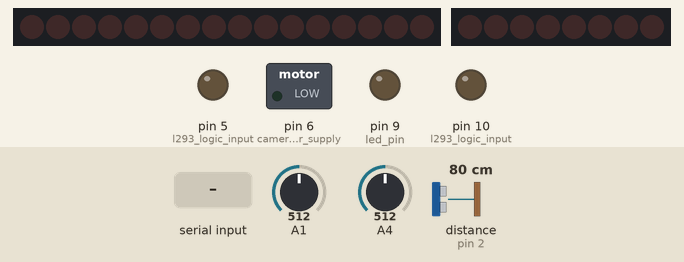
Recording of a sketch running on a simulated Arduino Uno, built with avr-gcc and run on an emulated ATmega328P. Parts: 16 shift-register outputs drawn as a row of LEDs (first output left, lit = HIGH), 8 shift-register outputs drawn as a row of LEDs (first output left, lit = HIGH), switched loads named in the sketch (green lamp = pin HIGH), output pins drawn as LEDs (lit = HIGH). Wiring (inferred from the names in the program): 2 × shift register (74HC595): data pin 11; shift clock pin 12; latch pin 8; shift register (74HC595): data pin 7; shift clock pin 13. Wiring (inferred from the signals the program sends): 2 × row of LEDs: on Q0, Q1, Q2, Q3, Q4, Q5, Q6, Q7, Q8, Q9, Q10, Q11, Q12, Q13, Q14, Q15 / on Q0, Q1, Q2, Q3, Q4, Q5, Q6, Q7. The test bench sets the inputs (shaded band); at power-on: A1 = 512, A4 = 512, distance to the obstacle (sensor on pin 2) 80 cm. The echo pulse lasts 58.3 µs per cm; pins used as bus, display or sensor lines are not drawn.

Above: at 1.5 s.
1.6 s: "F" received over Serial
At 2.8 s:
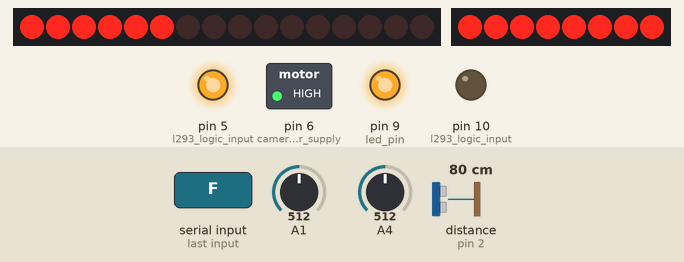
3.1 s: "B" received over Serial
At 4.4 s:
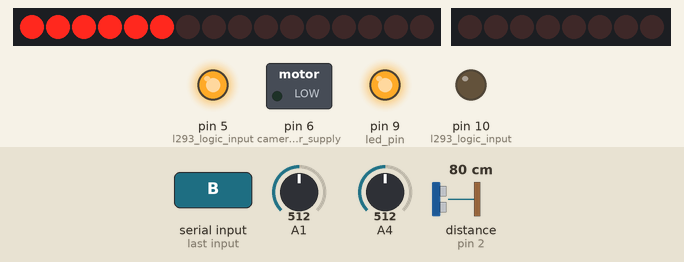
4.6 s: "L" received over Serial
At 5.1 s:
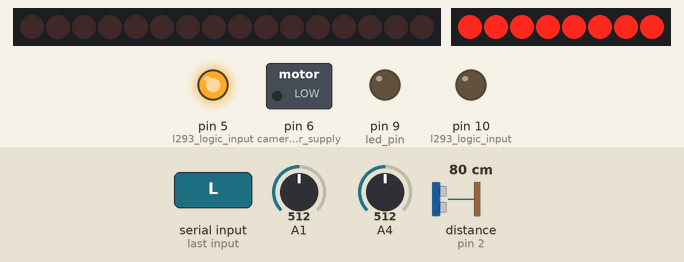
6.1 s: "R" received over Serial
At 6.86 s:
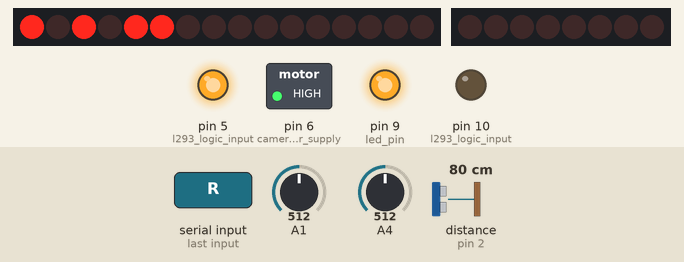
7.6 s: "L" received over Serial
At 8.35 s:
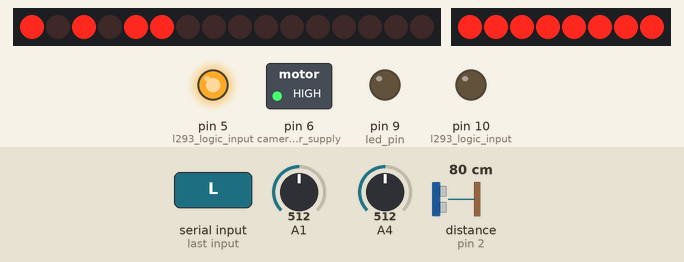
9.1 s: "S" received over Serial
At 11.4 s:
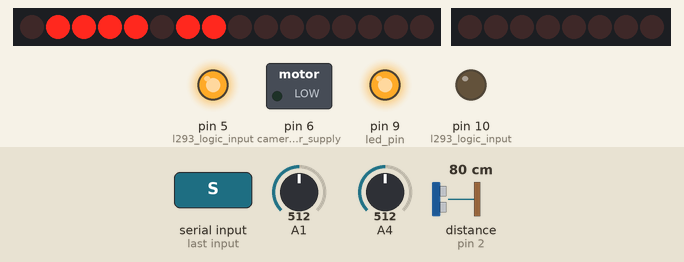
Timing chart, 0 to 11.6 s (numbered marks = the images above; inputs shaded):
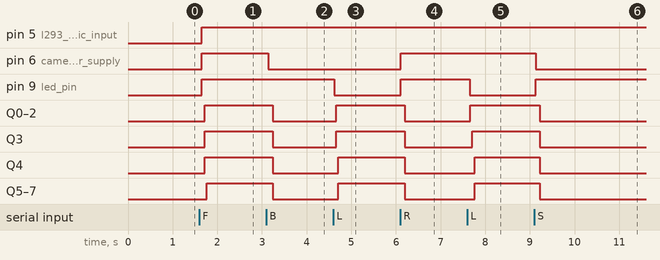

Measured:
- after the input at 1.6 s, pin 5 (l293_logic_input), pin 6 (camera_motor_supply), pin 9 (led_pin): LOW → HIGH after 0.06 s; Q0–4: LOW → HIGH after 0.12 s; Q5–7: LOW → HIGH after 0.16 s
- after the input at 3.1 s, pin 6 (camera_motor_supply): HIGH → LOW at once
- after the input at 4.6 s, pin 9 (led_pin): HIGH → LOW at once
- after the input at 6.1 s, pin 6 (camera_motor_supply), pin 9 (led_pin): LOW → HIGH at once
- after the input at 7.6 s, pin 9 (led_pin): HIGH → LOW after 0.05 s
- after the input at 9.1 s, pin 6 (camera_motor_supply): HIGH → LOW at once; pin 9 (led_pin): LOW → HIGH at once

The sketch:

Robot_MAIN05.ino
```cpp
#include <NewPing.h>
// avr-libc library includes
#include <avr/io.h>
#include <avr/interrupt.h>

#define trigPin  3  // Arduino pin tied to trigger pin on the ultrasonic sensor.
#define echoPin     2  // Arduino pin tied to echo pin on the ultrasonic sensor.
#define MAX_DISTANCE 200 // Maximum distance we want to ping for (in centimeters). Maximum sensor distance is rated at 400-500cm.
unsigned int ultraSonic;
NewPing sonar(trigPin, echoPin, MAX_DISTANCE); // NewPing setup of pins and maximum distance.
#define SERVO_PIN  13
//----------Servo variables-----------------
int lenMicroSecondsOfPeriod = 20 * 1000; // 20 milliseconds (ms)
int lenMicroSecondsOfPulse = 0; // used in the 'for' loop below
int increment = 0.01 * 1000;
int currentServoPosition = 1.34 * 1000; // middle position, 90 degrees.
int ctrl  = 0; //recognizing first time entering the servo method.
//----------END of Servo variables-----------------
int latchPin = 8;
int clockPin = 12;
int dataPin = 11;
word RXdata = 0,RXdata2 = 0;
byte state = 00000000; //contains the data for controlling the motor RXdataions
int irLeft = 0, irRight = 0, ultrasonic = 0; // ALL distance sensors' values.
int firstReading = 1; // checks if its the first time we read from the sensor, since its not accurate
int leftDistance,rightDistance;
int distanceAvg;
//--------blinking without delay--------
int ledState = LOW;
unsigned long currentMillis;
unsigned long currentMillis_led;
long previousMillis_led = 0;
long interval_led = 200;
//----------------//------//-------//-----
int minDistance = 19; // irSensor:minimum distance[cm] allowed between robot and object
boolean manual=false, autonomus=false;

byte shiftLED = 0; //for the 2nd shiftregister leds
//**********************variables*******************************************
void setup()
{
  state = state&0;
  pinMode(SERVO_PIN, OUTPUT);
  servoWrite(90);
  pinMode(latchPin, OUTPUT);
  pinMode(clockPin, OUTPUT);
  pinMode(dataPin, OUTPUT);
  pinMode(6, OUTPUT);//camera motor supply
  pinMode(5, OUTPUT);//l293 logic input
  pinMode(10, OUTPUT);//l293 logic input
  pinMode(1, INPUT);//ir sensor
  pinMode(4, INPUT);//ir sensor
  pinMode(3,OUTPUT); // trigPin - ulrasonic sensor
  pinMode(2,INPUT); // echoPin - ulrasonic sensor
  pinMode(6, OUTPUT);// led pin
  pinMode(7, OUTPUT);// led pin
  pinMode(9, OUTPUT);// led pin
  pinMode(2,OUTPUT);//analog test pwm
  pinMode(4, OUTPUT); //isClear() indication LED.
  digitalWrite(latchPin, LOW);
  moving_direction('S');
  irLeft =0;
  irRight = 0;
  Serial.begin(9600);
  // initialize Timer1
  cli();          // disable global interrupts
  TCCR1A = 0;     // set entire TCCR1A register to 0
  TCCR1B = 0;     // same for TCCR1B

  // set compare match register to desired timer count:
  OCR1A = 858;
  // turn on CTC mode:
  TCCR1B |= (1 << WGM12);
  // Set CS10 and CS12 bits for 1024 prescaler:
  TCCR1B |= (1 << CS10);
  TCCR1B |= (1 << CS12);
  // enable timer compare interrupt:
  TIMSK1 |= (1 << OCIE1A);
  // enable global interrupts:
  sei();
}
ISR(TIMER1_COMPA_vect)
{
  RX();
  Serial.flush();

}
//------------------------------------------------------------
// LOOP!
//------------------------------------------------------------
void loop()
{
  currentMillis = millis();
  state = state&0;
  shiftLED = shiftLED & 0;

  if(autonomus) {
    auto_drive();
  }
  if (manual) {
    manual_drive(RXdata);
  }
}
//************************************************************
//------------------------------------------------------------
void RX()
{
  if(Serial.available()>=1)
  {
    RXdata = Serial.read();
    Serial.flush();
    RXdata2 = Serial.read();
    Serial.flush();
    blinkWithoutDelay(6);

    if(bitRead(RXdata,2) == 1) {
      digitalWrite(7,HIGH);
      autonomus=true;
      manual=false;
    }//auto_drive();}
    if(bitRead(RXdata,2) == 0) {
      digitalWrite(7,LOW);
      manual=true;
      autonomus=false;
    }
    if(bitRead(RXdata,1) == 1) digitalWrite(9,HIGH);
    if(bitRead(RXdata,1) == 0) digitalWrite(9,LOW);
    camera_motor(RXdata2);

    return;
  }
}
//************************************************************
//------------------------------------------------------------
void manual_drive(byte RXdata)
{
  servoWrite(90);
  if(bitRead(RXdata,7) == 1){
    moving_direction('S'); /*Serial.println('S');*/
  }
  if(bitRead(RXdata,6) == 1){
    moving_direction('F'); /*Serial.println('F');*/
  }
  if(bitRead(RXdata,5) == 1){
    moving_direction('B'); /*Serial.println('B');*/
  }
  if(bitRead(RXdata,4) == 1){
    moving_direction('R'); /*Serial.println('R');*/
  }
  if(bitRead(RXdata,3) == 1){
    moving_direction('L'); /*Serial.println('L');*/
  }
  return;
}
//************************************************************
//------------------------------------------------------------
void camera_motor(byte RXdata)
{
  if(bitRead(RXdata,3) == 0){
    digitalWrite(5,LOW);
    digitalWrite(10,LOW);
    return;
  }
  else if(bitRead(RXdata,3) == 1 && bitRead(RXdata,2) == 1)
  {
    digitalWrite(5,HIGH);
    digitalWrite(10,LOW);
    return;
  }
  else if(bitRead(RXdata,3) == 1 && bitRead(RXdata,1) == 1)
  {
    digitalWrite(5,LOW);
    digitalWrite(10,HIGH);
    return;
  }
}
//************************************************************
//------------------------------------------------------------
void moving_direction(char direct)
{
  switch(direct)
  {
  case 'F':
    state = state|202;
    break;
  case 'B':
    state = state|53;
    break;
  case 'L':
    state = state|43;
    break;
  case 'R':
    state = state|212;
    break;
  case 'S':
    state = state|0;
    break;
  }
  registerWrite(state,shiftLED);
}
//*******************END moving_direction(char)***************
//------------------------------------------------------------
void registerWrite(byte registerOne, byte registerTwo)
{
  digitalWrite(latchPin,LOW);
  //shift out the bits:
  shiftOut(dataPin,clockPin,MSBFIRST,registerTwo);
  shiftOut(dataPin,clockPin,MSBFIRST,registerOne);
  digitalWrite(latchPin,HIGH);
}
//************************************************************
//------------------------------------------------------------
void auto_drive()
{
  //boolean x = isClear();

  if(isClear() == true)
  {
    digitalWrite(4,HIGH);
    servoWrite(90);
    moving_direction('F');
  }
  else if(isClear() == false)
  {
    digitalWrite(4,LOW);
    moving_direction('S');
    servoWrite(45);
    if(isClear()) moving_direction('L');
    else
    {
      servoWrite(135);
      if(isClear()) {moving_direction('R');  }
      else
      {
        moving_direction('B'); delay(200);
        if(ultraSonic < minDistance){moving_direction('R'); delay(500);}
        else{moving_direction('L'); delay(500);}
      }
    }
  }
}
//************************************************************
//------------------------------------------------------------
// reads sensors' value.
//------------------------------------------------------------
void readSensors()
{
  /*for( int i  = 1; i<4; i++)
   {irLeft = analogRead(1);irRight = analogRead(4);}*/

  //reading ir sensor values.
  irLeft = (6762/(analogRead(1)-9))-4;
  irRight = (6762/(analogRead(4)-9))-4;
  distanceAvg = (irLeft+irRight)/2;
  //Serial.print(irLeft); Serial.print(" "); Serial.println(irRight);
  //reading ultrasonic sensor value , distance in [cm].
  ultraSonic = sonar.ping_cm();
}
//***********************END detect_objects*********************
/*-------------------------------------------------------------
 comparing the current sensor values
 input: readings for sensorValueA, sensorValueB from analog values from ir sensors
 output: true:path is clear of obstales. false: presence of obstacle
 -------------------------------------------------------------*/
boolean isClear()
{
  int t = 0,f = 0;
  boolean cleared = true;
  for(int i = 0; i<4;i++)
  {
    readSensors();
    if(distanceAvg < minDistance) f++;
    else t++;
  }
  if(t > f) cleared = true;
  else cleared = false;


  /*readSensors();
  if(distanceAvg < minDistance) cleared = false;
  if(distanceAvg > minDistance) cleared = true;*/

  /*Serial.print(irLeft);
  Serial.print(" ");
  Serial.print(irRight);
  Serial.print("    ");
  Serial.println(cleared);*/
  return cleared;
}
//*******************END isClear()*************************
//------------------------------------------------------------
// blink LED. INPUT = LED pin
//------------------------------------------------------------
void blinkWithoutDelay(int ledPin)
{
  currentMillis_led = millis();
  if(currentMillis - previousMillis_led > interval_led) {
    // save the last time you blinked the LED
    previousMillis_led = currentMillis;

    // if the LED is off turn it on and vice-versa:
    if (ledState == LOW)
      ledState = HIGH;
    else
      ledState = LOW;

    // set the LED with the ledState of the variable:
    digitalWrite(ledPin, ledState);
  }
}
//******************END blinkWithoutDelay******************
// controlling the servo without the library.
//---------------------------------------------------------
void servoWrite(int degree)
{
  if(ctrl ==  0) {
    currentServoPosition = 0;
    ctrl++;
  }
  switch(degree)
  {
  case 0 :
    lenMicroSecondsOfPulse = 0.50 * 1000;
    break;
  case 45:
    lenMicroSecondsOfPulse = 0.85 * 1000;
    break;
  case 90:
    lenMicroSecondsOfPulse = 1.34 * 1000;
    break;
  case 135:
    lenMicroSecondsOfPulse = 1.85 * 1000;
    break;
  case 180:
    lenMicroSecondsOfPulse = 2.20 * 1000;
    break;
  }
  if(lenMicroSecondsOfPulse > currentServoPosition)
  {
    for(int i = currentServoPosition; i<lenMicroSecondsOfPulse; i += increment)
    {
      // Turn voltage high to start the period and pulse
      digitalWrite(SERVO_PIN, HIGH);
      // Delay for the length of the pulse
      delayMicroseconds(i);
      // Turn the voltage low for the remainder of the pulse
      digitalWrite(SERVO_PIN, LOW);
      // Delay this loop for the remainder of the period so we don't
      // send the next signal too soon or too late
      delayMicroseconds(lenMicroSecondsOfPeriod - lenMicroSecondsOfPulse);
    }
  }
  else
  {
    for(int i = currentServoPosition; i>lenMicroSecondsOfPulse; i -= increment)
    {
      // Turn voltage high to start the period and pulse
      digitalWrite(SERVO_PIN, HIGH);
      // Delay for the length of the pulse
      delayMicroseconds(i);
      // Turn the voltage low for the remainder of the pulse
      digitalWrite(SERVO_PIN, LOW);
      // Delay this loop for the remainder of the period so we don't
      // send the next signal too soon or too late
      delayMicroseconds(lenMicroSecondsOfPeriod - lenMicroSecondsOfPulse);
    }
  }
  currentServoPosition = lenMicroSecondsOfPulse;
  return;
}
//***********************END servo write************************
```
